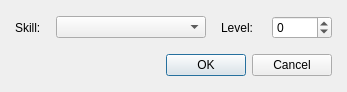
<?xml version="1.0" encoding="UTF-8"?>
<ui version="4.0">
 <class>DialogSystemClassSkill</class>
 <widget class="QDialog" name="DialogSystemClassSkill">
  <property name="geometry">
   <rect>
    <x>0</x>
    <y>0</y>
    <width>347</width>
    <height>92</height>
   </rect>
  </property>
  <property name="windowTitle">
   <string>Skill to learn...</string>
  </property>
  <layout class="QGridLayout" name="gridLayout">
   <property name="leftMargin">
    <number>15</number>
   </property>
   <property name="topMargin">
    <number>10</number>
   </property>
   <property name="rightMargin">
    <number>15</number>
   </property>
   <property name="bottomMargin">
    <number>10</number>
   </property>
   <item row="0" column="0">
    <layout class="QVBoxLayout" name="verticalLayout">
     <property name="spacing">
      <number>15</number>
     </property>
     <item>
      <layout class="QHBoxLayout" name="horizontalLayout_3">
       <property name="spacing">
        <number>15</number>
       </property>
       <item>
        <layout class="QHBoxLayout" name="horizontalLayout">
         <item>
          <widget class="QLabel" name="label_2">
           <property name="text">
            <string>Skill:</string>
           </property>
          </widget>
         </item>
         <item>
          <widget class="QComboBox" name="comboBoxSkill">
           <property name="minimumSize">
            <size>
             <width>150</width>
             <height>0</height>
            </size>
           </property>
           <property name="maximumSize">
            <size>
             <width>150</width>
             <height>16777215</height>
            </size>
           </property>
          </widget>
         </item>
        </layout>
       </item>
       <item>
        <layout class="QHBoxLayout" name="horizontalLayout_2">
         <item>
          <widget class="QLabel" name="label">
           <property name="text">
            <string>Level:</string>
           </property>
          </widget>
         </item>
         <item>
          <widget class="QSpinBox" name="spinBoxLevel">
           <property name="minimumSize">
            <size>
             <width>60</width>
             <height>0</height>
            </size>
           </property>
           <property name="maximumSize">
            <size>
             <width>60</width>
             <height>16777215</height>
            </size>
           </property>
           <property name="minimum">
            <number>-999999999</number>
           </property>
           <property name="maximum">
            <number>999999999</number>
           </property>
          </widget>
         </item>
        </layout>
       </item>
      </layout>
     </item>
     <item>
      <widget class="QDialogButtonBox" name="buttonBox">
       <property name="orientation">
        <enum>Qt::Horizontal</enum>
       </property>
       <property name="standardButtons">
        <set>QDialogButtonBox::Cancel|QDialogButtonBox::Ok</set>
       </property>
      </widget>
     </item>
    </layout>
   </item>
  </layout>
 </widget>
 <resources/>
 <connections>
  <connection>
   <sender>buttonBox</sender>
   <signal>accepted()</signal>
   <receiver>DialogSystemClassSkill</receiver>
   <slot>accept()</slot>
   <hints>
    <hint type="sourcelabel">
     <x>248</x>
     <y>254</y>
    </hint>
    <hint type="destinationlabel">
     <x>157</x>
     <y>274</y>
    </hint>
   </hints>
  </connection>
  <connection>
   <sender>buttonBox</sender>
   <signal>rejected()</signal>
   <receiver>DialogSystemClassSkill</receiver>
   <slot>reject()</slot>
   <hints>
    <hint type="sourcelabel">
     <x>316</x>
     <y>260</y>
    </hint>
    <hint type="destinationlabel">
     <x>286</x>
     <y>274</y>
    </hint>
   </hints>
  </connection>
 </connections>
</ui>
